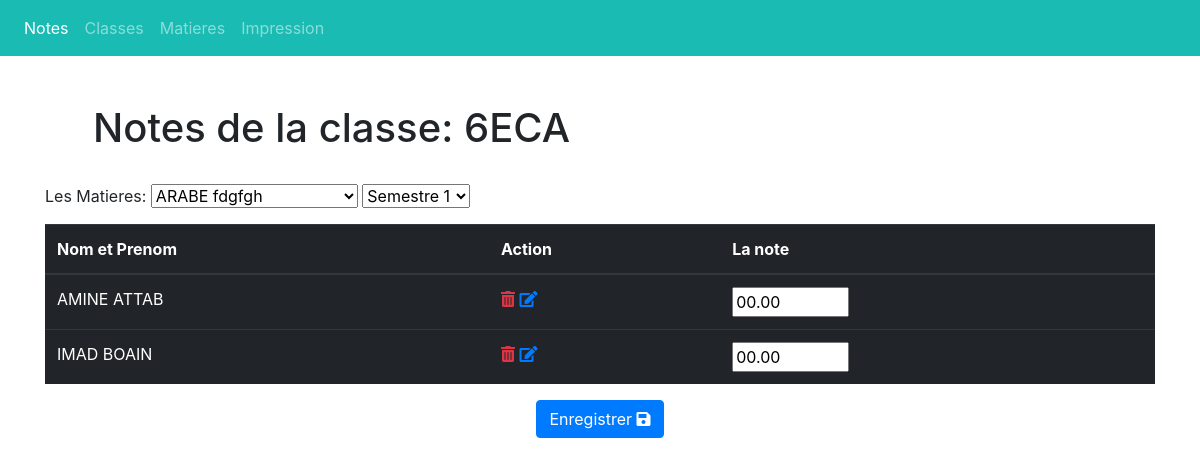
The app's page /notes/24695/ with its own data.
### bulletin/models.py (models this page shows, shortened)
class Classe(models.Model):
    nomClasse = models.CharField(max_length=190, null=True,unique=True)
    def __str__(self):
        return self.nomClasse

class Eleve(models.Model):
    name = models.CharField(max_length=190, null=True)
    classe = models.ForeignKey(Classe, on_delete=models.CASCADE, null=True)

### bulletin/views.py (the view, shortened to what this page needs)
# urls.py: path('notes/<str:pk>/', views.notes , name="notes"),
def notes(request,pk):
    classes = Classe.objects.get(id=pk)
    eleves = classes.eleve_set.all()
    matieres= Matiere.objects.all()
    Televes=classes.eleve_set.count()
    counter = 0
    notes = Note.objects.all()
    context={ 'eleves':eleves, 'matieres':matieres,'classes':classes,'Televes':Televes,'counter':counter,'notes':notes}
    return render(request, 'bulletin/note_form.html', context)

### bulletin/templates/bulletin/note_form.html (shortened to what this page needs)
{% extends 'bulletin/main.html' %}
 {% load static %}
 {% block content %}
<form action="" method="POST">
 <div class="container">
 <h1 class="pt-5 pl-5">Notes de la classe: {{classes}}</h1><br>
Les Matieres:
<select  name="matiere" class="form-select form-select-lg mb-3" aria-label=".form-select-lg">
{% for item in matieres %}
 <option value={{item.id}}>{{ item.name }}</option>
  {% endfor  %}
  </select>
<select  name="sems" class="form-select form-select-lg mb-3" aria-label=".form-select-lg">
  <option value="semestre1">Semestre 1</option>
</select>
<table class="table table-dark">
  <thead>
    <tr>
      <th scope="col">Nom et Prenom</th>
      <th scope="col">Action</th>
      <th scope="col">La note</th>
    </tr>
  </thead>
  <tbody>
      {% for item in eleves %}
       <tr>
      <td>{{ item.name }}</td>
      <td> <a href="{% url 'deleteEleve' item.id %}" class="text-danger"><i class="fas fa-trash-alt"></i></a>
      <a href="{% url 'updateEleve' item.id %}"><i class="fas fa-edit"></i></a></td>
      <td> <input type="number" name="txt{{forloop.counter}}" value="00.00" max=20 min=0 step=0.05 ></td>
      </tr>
      {% endfor %}
  </tbody>
</table>
 <center>
  <button type="submit" class="btn btn-primary">Enregistrer  <i class="fas fa-save"></i>  </button>
  </center>
</form>
 {% endblock %}

### records on screen
Classe: nomClasse "6ECA"
Eleve: name "AMINE ATTAB"
Eleve: name "IMAD BOAIN"

### other values on screen
form field matiere "ARABE fdgfgh"
